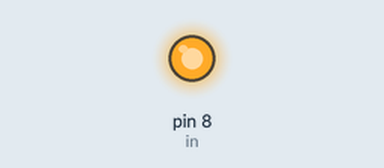
The sketch below on a simulated Arduino Uno, built with avr-gcc and run on an emulated ATmega328P. Parts: output pins drawn as LEDs (lit = HIGH).

Above: at 0.54 s.
At 2.52 s:
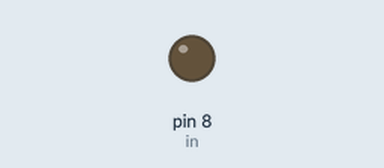
Timing chart, 0 to 3.0 s (numbered marks = the images above):
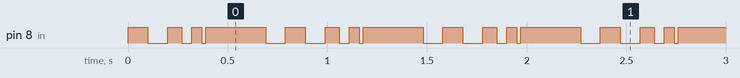

Measured:
- by itself, pin 8 (in): repeats every 0.79 s: LOW 0.10 s, HIGH 0.07 s, LOW 0.05 s, HIGH 0.05 s, LOW 0.02 s, HIGH 0.30 s, LOW 0.10 s, HIGH 0.10 s

The sketch:

relay_2.ino
```cpp
#define in 8
void setup() {
pinMode(in,OUTPUT);  // put your setup code here, to run once:

}

void loop() {
 digitalWrite(in,HIGH);
 delay(100);
 digitalWrite(in,LOW);
 delay(100);
 digitalWrite(in,HIGH);
 delay(70);
 digitalWrite(in,LOW);
 delay(50);
 digitalWrite(in,HIGH);
 delay(50);
 digitalWrite(in,LOW);
 delay(20);
 digitalWrite(in,HIGH);
 delay(300);
 digitalWrite(in,LOW);
 delay(100);// put your main code here, to run repeatedly:

}
```
